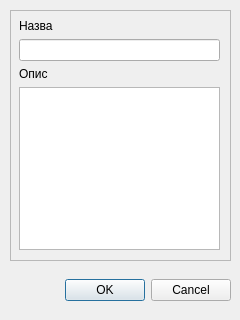
<?xml version="1.0" encoding="UTF-8"?>
<ui version="4.0">
 <class>Dialog_createAbsType</class>
 <widget class="QDialog" name="Dialog_createAbsType">
  <property name="geometry">
   <rect>
    <x>0</x>
    <y>0</y>
    <width>240</width>
    <height>320</height>
   </rect>
  </property>
  <property name="windowTitle">
   <string>Новий тип відсутності</string>
  </property>
  <property name="modal">
   <bool>true</bool>
  </property>
  <widget class="QDialogButtonBox" name="buttonBox">
   <property name="geometry">
    <rect>
     <x>10</x>
     <y>270</y>
     <width>221</width>
     <height>41</height>
    </rect>
   </property>
   <property name="orientation">
    <enum>Qt::Horizontal</enum>
   </property>
   <property name="standardButtons">
    <set>QDialogButtonBox::Cancel|QDialogButtonBox::Ok</set>
   </property>
  </widget>
  <widget class="QFrame" name="frame">
   <property name="geometry">
    <rect>
     <x>10</x>
     <y>10</y>
     <width>221</width>
     <height>251</height>
    </rect>
   </property>
   <property name="frameShape">
    <enum>QFrame::StyledPanel</enum>
   </property>
   <property name="frameShadow">
    <enum>QFrame::Raised</enum>
   </property>
   <widget class="QWidget" name="gridLayoutWidget">
    <property name="geometry">
     <rect>
      <x>9</x>
      <y>9</y>
      <width>201</width>
      <height>231</height>
     </rect>
    </property>
    <layout class="QGridLayout" name="gridLayout">
     <item row="0" column="0">
      <widget class="QLabel" name="label">
       <property name="text">
        <string>Назва</string>
       </property>
      </widget>
     </item>
     <item row="1" column="0">
      <widget class="QLineEdit" name="absName"/>
     </item>
     <item row="2" column="0">
      <widget class="QLabel" name="label_2">
       <property name="text">
        <string>Опис</string>
       </property>
      </widget>
     </item>
     <item row="3" column="0">
      <widget class="QTextEdit" name="absDescription"/>
     </item>
    </layout>
   </widget>
  </widget>
 </widget>
 <resources/>
 <connections>
  <connection>
   <sender>buttonBox</sender>
   <signal>accepted()</signal>
   <receiver>Dialog_createAbsType</receiver>
   <slot>accept()</slot>
   <hints>
    <hint type="sourcelabel">
     <x>248</x>
     <y>254</y>
    </hint>
    <hint type="destinationlabel">
     <x>157</x>
     <y>274</y>
    </hint>
   </hints>
  </connection>
  <connection>
   <sender>buttonBox</sender>
   <signal>rejected()</signal>
   <receiver>Dialog_createAbsType</receiver>
   <slot>reject()</slot>
   <hints>
    <hint type="sourcelabel">
     <x>316</x>
     <y>260</y>
    </hint>
    <hint type="destinationlabel">
     <x>286</x>
     <y>274</y>
    </hint>
   </hints>
  </connection>
 </connections>
</ui>
